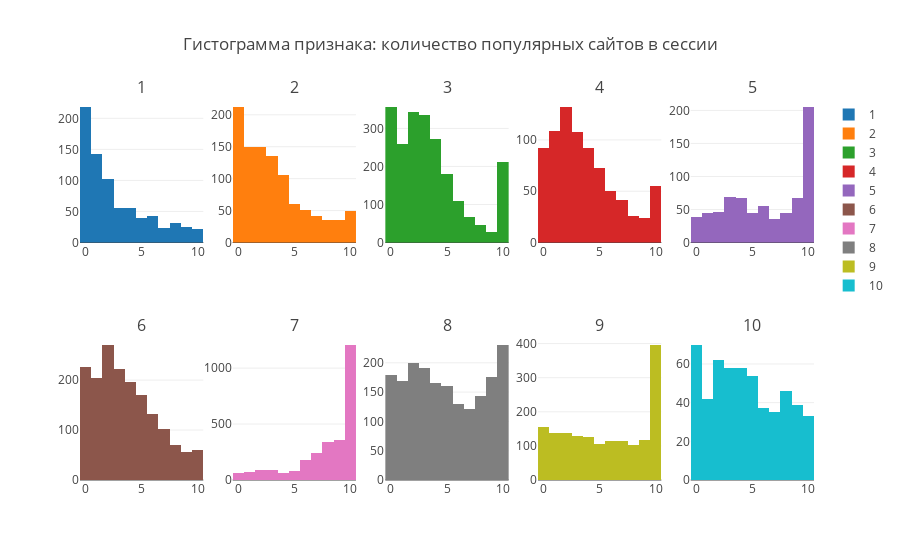

Notebook cell for this chart:
### Code cell
fig = tools.make_subplots(rows=2, cols=5, subplot_titles=a)
for idx, (user, sub_df) in  enumerate(pd.groupby(new_features_10users, 'lab')): 
    trace = go.Histogram(x = sub_df['n_30'], name=user)
    fig.append_trace(trace, int(idx/5)+1, int(idx%5)+1)
    
fig['layout'].update(title=u'Гистограмма признака: количество популярных сайтов в сессии')
iplot(fig)

### Figure 1 — Plotly figure (JSON) as saved in the notebook; plotly's stock layout.template omitted (floating-point values rounded to 4 significant figures; data arrays with more than 128 entries replaced by an {"elided": "..."} marker saying what was removed)
{"data": [{"name": 1, "type": "histogram", "x": {"elided": "760 int values"}, "xaxis": "x1", "yaxis": "y1"}, {"name": 2, "type": "histogram", "x": {"elided": "1022 int values"}, "xaxis": "x2", "yaxis": "y2"}, {"name": 3, "type": "histogram", "x": {"elided": "2204 int values"}, "xaxis": "x3", "yaxis": "y3"}, {"name": 4, "type": "histogram", "x": {"elided": "802 int values"}, "xaxis": "x4", "yaxis": "y4"}, {"name": 5, "type": "histogram", "x": {"elided": "720 int values"}, "xaxis": "x5", "yaxis": "y5"}, {"name": 6, "type": "histogram", "x": {"elided": "1712 int values"}, "xaxis": "x6", "yaxis": "y6"}, {"name": 7, "type": "histogram", "x": {"elided": "2796 int values"}, "xaxis": "x7", "yaxis": "y7"}, {"name": 8, "type": "histogram", "x": {"elided": "1868 int values"}, "xaxis": "x8", "yaxis": "y8"}, {"name": 9, "type": "histogram", "x": {"elided": "1643 int values"}, "xaxis": "x9", "yaxis": "y9"}, {"name": 10, "type": "histogram", "x": {"elided": "534 int values"}, "xaxis": "x10", "yaxis": "y10"}], "layout": {"annotations": [{"font": {"size": 16}, "showarrow": false, "text": 1, "x": 0.084, "xanchor": "center", "xref": "paper", "y": 1, "yanchor": "bottom", "yref": "paper"}, {"font": {"size": 16}, "showarrow": false, "text": 2, "x": 0.292, "xanchor": "center", "xref": "paper", "y": 1, "yanchor": "bottom", "yref": "paper"}, {"font": {"size": 16}, "showarrow": false, "text": 3, "x": 0.5, "xanchor": "center", "xref": "paper", "y": 1, "yanchor": "bottom", "yref": "paper"}, {"font": {"size": 16}, "showarrow": false, "text": 4, "x": 0.708, "xanchor": "center", "xref": "paper", "y": 1, "yanchor": "bottom", "yref": "paper"}, {"font": {"size": 16}, "showarrow": false, "text": 5, "x": 0.916, "xanchor": "center", "xref": "paper", "y": 1, "yanchor": "bottom", "yref": "paper"}, {"font": {"size": 16}, "showarrow": false, "text": 6, "x": 0.084, "xanchor": "center", "xref": "paper", "y": 0.375, "yanchor": "bottom", "yref": "paper"}, {"font": {"size": 16}, "showarrow": false, "text": 7, "x": 0.292, "xanchor": "center", "xref": "paper", "y": 0.375, "yanchor": "bottom", "yref": "paper"}, {"font": {"size": 16}, "showarrow": false, "text": 8, "x": 0.5, "xanchor": "center", "xref": "paper", "y": 0.375, "yanchor": "bottom", "yref": "paper"}, {"font": {"size": 16}, "showarrow": false, "text": 9, "x": 0.708, "xanchor": "center", "xref": "paper", "y": 0.375, "yanchor": "bottom", "yref": "paper"}, {"font": {"size": 16}, "showarrow": false, "text": 10, "x": 0.916, "xanchor": "center", "xref": "paper", "y": 0.375, "yanchor": "bottom", "yref": "paper"}], "title": "Гистограмма признака: количество популярных сайтов в сессии", "xaxis1": {"anchor": "y1", "domain": [0, 0.168]}, "xaxis10": {"anchor": "y10", "domain": [0.832, 1]}, "xaxis2": {"anchor": "y2", "domain": [0.208, 0.376]}, "xaxis3": {"anchor": "y3", "domain": [0.416, 0.584]}, "xaxis4": {"anchor": "y4", "domain": [0.624, 0.792]}, "xaxis5": {"anchor": "y5", "domain": [0.832, 1]}, "xaxis6": {"anchor": "y6", "domain": [0, 0.168]}, "xaxis7": {"anchor": "y7", "domain": [0.208, 0.376]}, "xaxis8": {"anchor": "y8", "domain": [0.416, 0.584]}, "xaxis9": {"anchor": "y9", "domain": [0.624, 0.792]}, "yaxis1": {"anchor": "x1", "domain": [0.625, 1]}, "yaxis10": {"anchor": "x10", "domain": [0, 0.375]}, "yaxis2": {"anchor": "x2", "domain": [0.625, 1]}, "yaxis3": {"anchor": "x3", "domain": [0.625, 1]}, "yaxis4": {"anchor": "x4", "domain": [0.625, 1]}, "yaxis5": {"anchor": "x5", "domain": [0.625, 1]}, "yaxis6": {"anchor": "x6", "domain": [0, 0.375]}, "yaxis7": {"anchor": "x7", "domain": [0, 0.375]}, "yaxis8": {"anchor": "x8", "domain": [0, 0.375]}, "yaxis9": {"anchor": "x9", "domain": [0, 0.375]}}}
